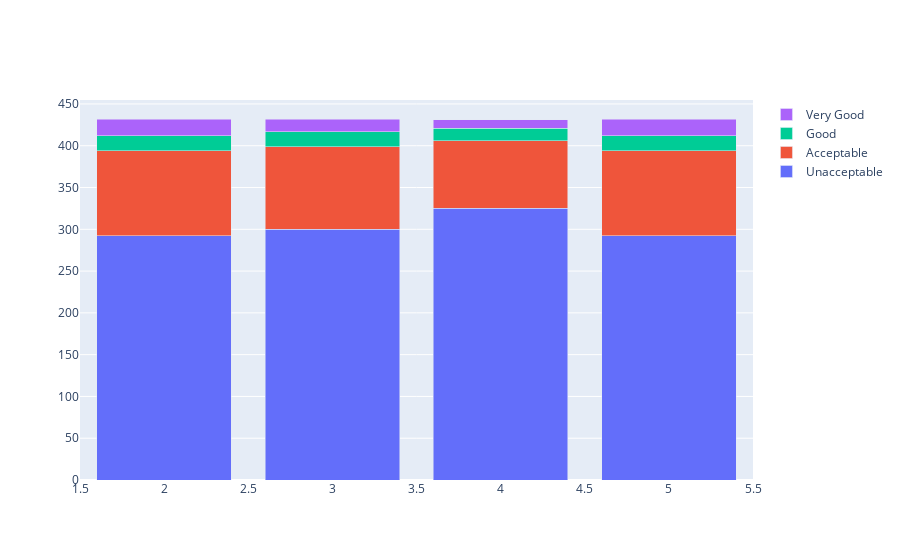

Notebook code cell kept with this figure:
### Markdown cell above
**Gráfico "Portas vs Avaliação"**

### Code cell
configure_plotly_browser_state()
data = [
    go.Bar(
        x=a[2].index, # assign x as the dataframe column 'x'
        y=drs['unacc'],
        name='Unacceptable'
    ),
    go.Bar(
        x=a[2].index,
        y=drs['acc'],
        name='Acceptable'
    ),
    go.Bar(
        x=a[2].index,
        y=drs['good'],
        name='Good'
    ),
    go.Bar(
        x=a[2].index,
        y=drs['vgood'],
        name='Very Good'
    )

]

layout = go.Layout(
    barmode='stack',
    #title='Portas vs Avaliação'
)

fig = go.Figure(data=data, layout=layout)
print("\n\n\t\t\t\tPortas vs Avaliação")
py.iplot(fig, filename='cars_donut')

### Figure 1 — Plotly figure (JSON) as saved in the notebook; plotly's stock layout.template omitted (floating-point values rounded to 4 significant figures)
{"data": [{"y": [325, 300, 292, 292], "x": ["4", "3", "5", "2"], "type": "bar", "name": "Unacceptable"}, {"y": [81, 99, 102, 102], "x": ["4", "3", "5", "2"], "type": "bar", "name": "Acceptable"}, {"y": [15, 18, 18, 18], "x": ["4", "3", "5", "2"], "type": "bar", "name": "Good"}, {"y": [10, 15, 20, 20], "x": ["4", "3", "5", "2"], "type": "bar", "name": "Very Good"}], "layout": {"barmode": "stack"}}
